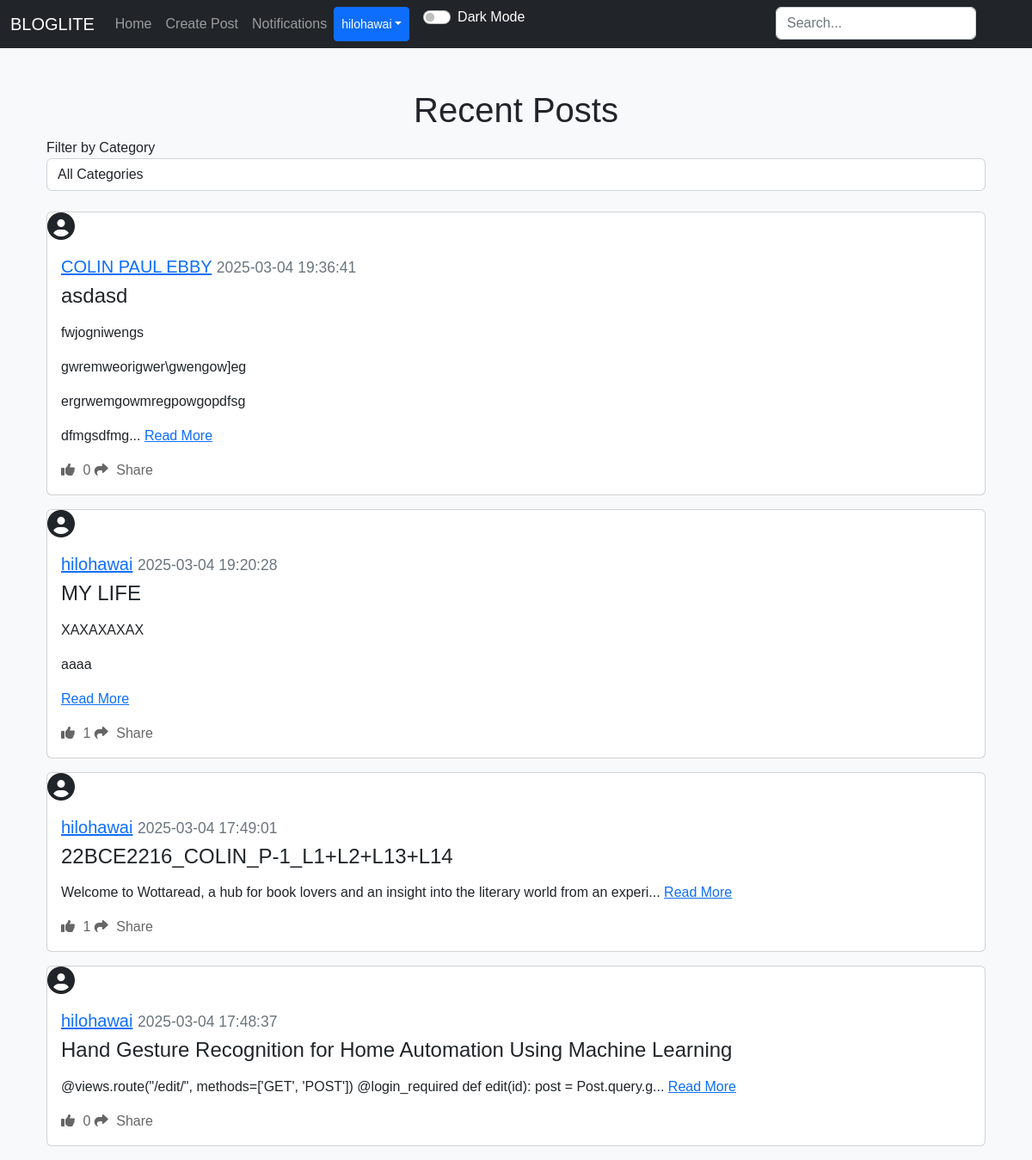
The page /home (signed in) on the database as committed earlier.
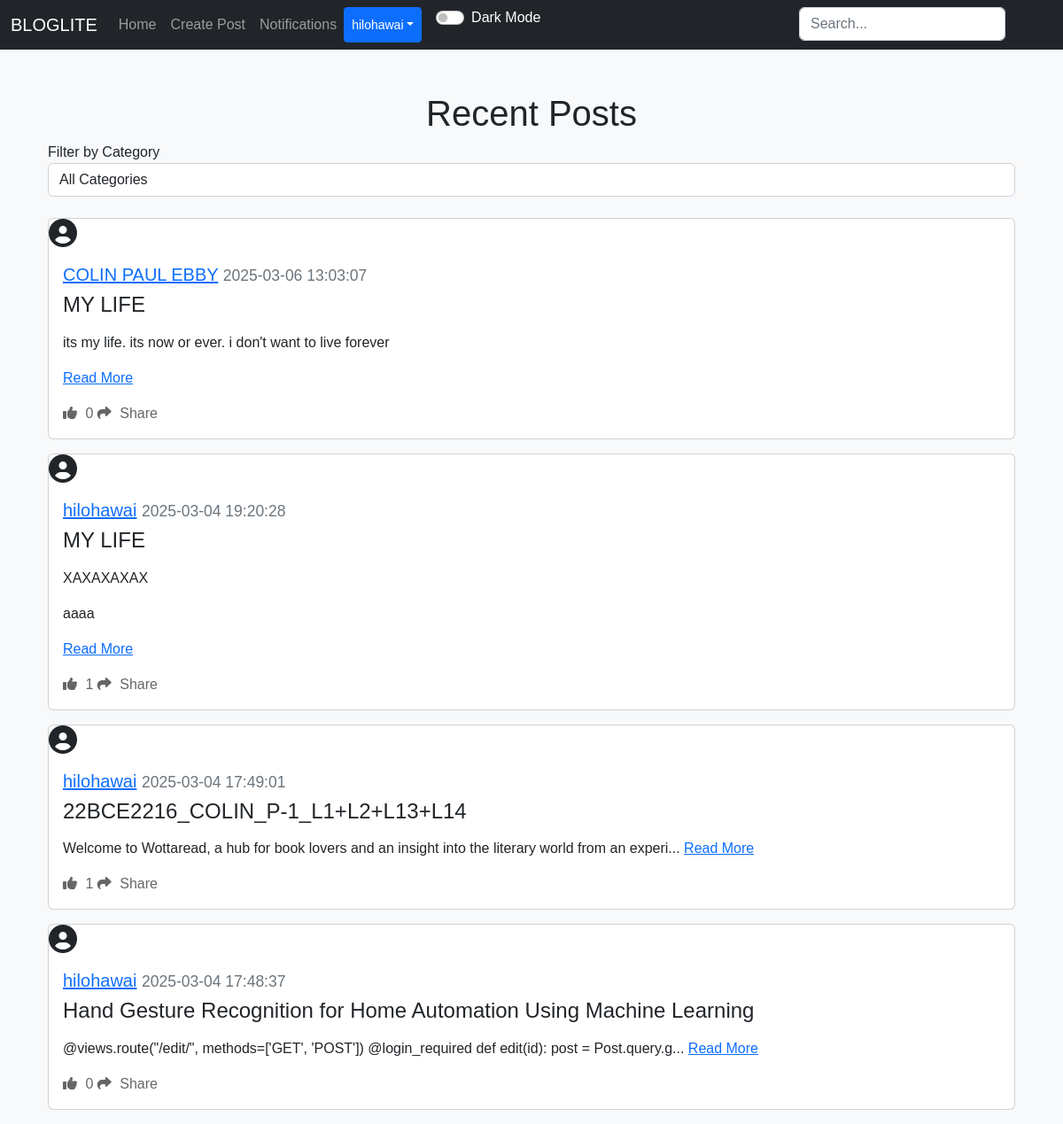
The same page on the database as committed later.
### applicaton/models.py (models this page shows)
class Post(db.Model):
    id = db.Column(db.Integer, primary_key=True)
    title = db.Column(db.String(150), nullable=False)  # Add title field
    text = db.Column(db.Text, nullable=False)
    date_created = db.Column(db.DateTime(timezone=True), default=func.now())
    author = db.Column(db.Integer, db.ForeignKey('user.id'), nullable=False)
    category_id = db.Column(db.Integer, db.ForeignKey('category.id'), nullable=True)
    comments = db.relationship("Comment", backref="post", cascade="all, delete")
    likes = db.relationship("Like", backref="post", cascade="all, delete")

class User(db.Model, UserMixin):
    id = db.Column(db.Integer, primary_key=True)
    email = db.Column(db.String(150), unique=True)
    username = db.Column(db.String(150), unique=True)
    password = db.Column(db.String(150))
    date_created = db.Column(db.DateTime(timezone=True), default=func.now())
    profile_picture = db.Column(db.String(150), nullable=True)
    posts = db.relationship("Post", backref="user", cascade="all, delete")
    comments = db.relationship("Comment", backref="user", cascade="all, delete")
    likes = db.relationship("Like", backref="user", cascade="all, delete")
    followers = db.relationship("Follower", foreign_keys=[Follower.user_id], backref="followed_user", lazy="dynamic")
    following = db.relationship("Follower", foreign_keys=[Follower.follower_id], backref="follower", lazy="dynamic")
    notifications = db.relationship("Notification", backref="user", cascade="all, delete", lazy="dynamic")

### applicaton/views.py (the view)
@views.route("/")
@views.route("/home")
@login_required
def home():
    following_ids = []
    for follower in current_user.following:
        following_ids.append(follower.user_id)
    if following_ids:
        following_posts = Post.query.filter(Post.author.in_(following_ids)).all()
    else:
        following_posts = Post.query.filter(Post.author != current_user.id).all()
    user_posts = current_user.posts
    posts_dict = {post.id: post for post in following_posts + user_posts}
    posts = list(posts_dict.values())
    posts.sort(key=lambda x: x.date_created, reverse=True)
    return render_template("home.html", user=current_user, posts=posts)

### applicaton/templates/home.html (shortened to what this page needs)
{% extends "nav.html" %}
{% block content %}
<div class="container mt-5">
    <h1 align="center">Recent Posts</h1>
    <form method="GET" action="{{ url_for('views.home') }}">
        <div class="form-group">
            <label for="category_id">Filter by Category</label>
            <select name="category_id" id="category_id" class="form-control" onchange="this.form.submit()">
                <option value="">All Categories</option>
            </select>
        </div>
    </form>
    <br />
    {% for post in posts %}
        <div class="card mb-3">
            <div class="profile-pic-container mr-3">
                {% if post.user.profile_picture %}
                    <img src="{{ url_for('static', filename='uploads/' + post.user.profile_picture) }}" alt="Profile Picture" class="profile-pic">
                {% else %}
                    <i class="fas fa-user-circle fa-2x"></i>
                {% endif %}
            </div>
            <div class="card-body">
                <h5 class="card-title">
                    <a href="{{ url_for('views.post', username=post.user.username) }}">{{ post.user.username }}</a>
                    <small class="text-muted">{{ post.date_created }}</small>
                </h5>
                <h4>{{ post.title }}</h4>
                <p class="card-text">
                    {% if post.text|length > 100 %}
                        {{ post.text[:100] | safe }}... <a href="{{ url_for('views.view_post', id=post.id) }}">Read More</a>
                    {% else %}
                        {{ post.text | safe }} <a href="{{ url_for('views.view_post', id=post.id) }}">Read More</a>
                    {% endif %}
                </p>
                <div>
                    <a href="#" class="like-btn" data-post-id="{{ post.id }}">
                        <i class="fas fa-thumbs-up"></i> <span class="like-count">{{ post.likes|length }}</span>
                    </a>
                    <a href="#" class="share-btn ml-3" data-post-id="{{ post.id }}" data-bs-toggle="modal" data-bs-target="#shareModal">
                        <i class="fas fa-share"></i> Share
                    </a>
                </div>
            </div>
        </div>
    {% endfor %}
</div>
{% endblock %}

Rows that differ between the two databases and show on the page:
changed Post "COLIN PAUL EBBY": date_created "2025-03-04 19:36:41" → "2025-03-06 13:03:07"; title "asdasd" → "MY LIFE"; text "fwjogniwengs gwremweorigwer\\gwengow]eg ergrwemgowmregpowgopdfsg dfmgsdfmg" → "its my life. its now or ever. i don't want to live forever"
